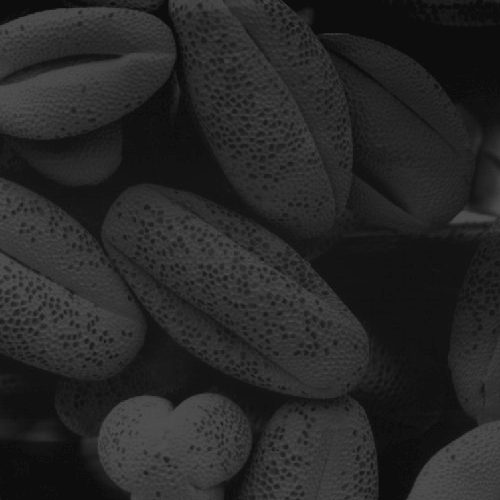
%> input picture Histogram Equalization/pollen.tif, 500 x 500 px
$ octave issue_pollen.m   (GNU Octave 9; MATLAB toolbox functions it lacks are replaced by stand-ins)
%> lines starting %> are read from the running program, lines starting %| are printed output that depends on the picture
clc
clear

%导入花粉灰度图
img_pollen = imread("pollen.tif");
%> img_pollen is the input picture: size 500x500 uint8; min 13, max 83, mean 38.7

%展示原图
figure;
imshow(img_pollen)
title("导入原图")

%直方图处理
hist_pollen = imhist(img_pollen);
%> hist_pollen = 256 values, max 17718 at index 14, min 0 at index 1, mean 976.6
hist_v = hist_pollen(1:5:256);
%> hist_v = 52 values, max 10381 at index 5, min 0 at index 1, mean 836.8
horz = 1:5:256;

%利用imhist画出直方图
figure;
subplot(2,2,1)
imhist(img_pollen)
axis([0,255,0,20000])
set(gca,'xtick',0:20:255)
set(gca,'ytick',0:2000:20000)
xlabel("灰度级")
ylabel("相应灰度级出现次数")
title("利用imhist绘制的灰度直方图")

%利用bar画出直方图
subplot(2,2,2);
bar(horz,hist_v);
axis([0,255,0,12000])
set(gca,'xtick',0:20:255)
set(gca,'ytick',0:2000:12000)
xlabel("灰度级")
ylabel("相应灰度级出现次数")
title("利用bar绘制的灰度直方图")

%利用stem画出直方图
subplot(2,2,3);
stem(horz,hist_v,'fill');
axis([0,255,0,12000])
set(gca,'xtick',0:20:255)
set(gca,'ytick',0:2000:12000)
xlabel("灰度级")
ylabel("相应灰度级出现次数")
title("利用stem绘制的灰度直方图")

%利用plot画出直方图
subplot(2,2,4);
plot(hist_pollen);
axis([0,255,0,20000])
set(gca,'xtick',0:20:255)
set(gca,'ytick',0:2000:20000)
xlabel("灰度级")
ylabel("相应灰度级出现次数")
title("利用plot绘制的灰度直方图")
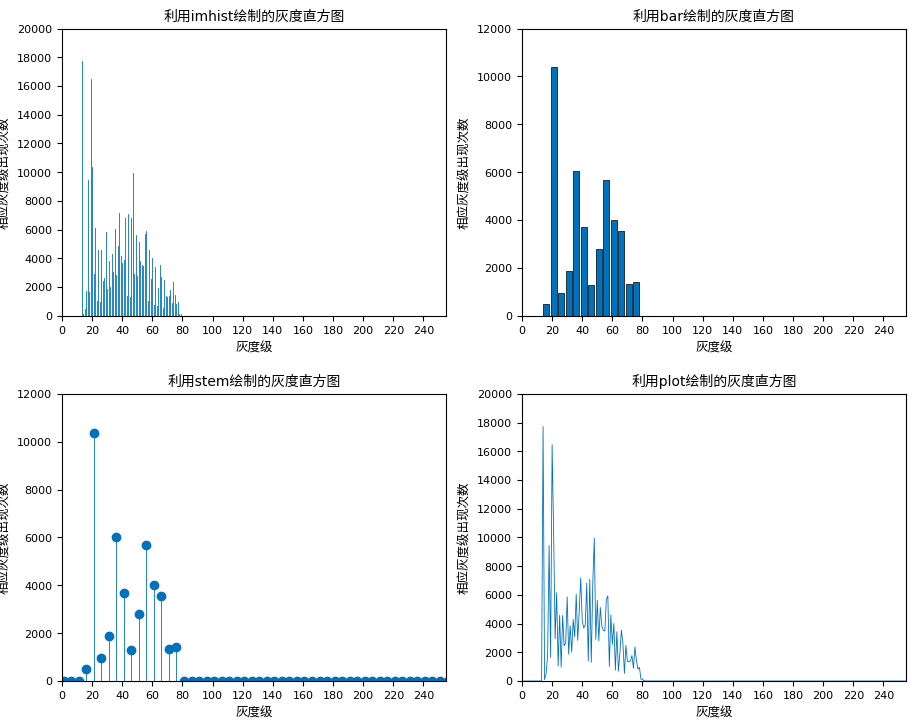
%> figure redrawn from the program's plot data, 4 panels; panel 1: highest point at x = 13, y = 17718; panel 2: tallest bar 10381 high, from x = 19 to 23; panel 3: highest point at x = 21, y = 10381; panel 4: curve peaks at x = 14, y = 17718
